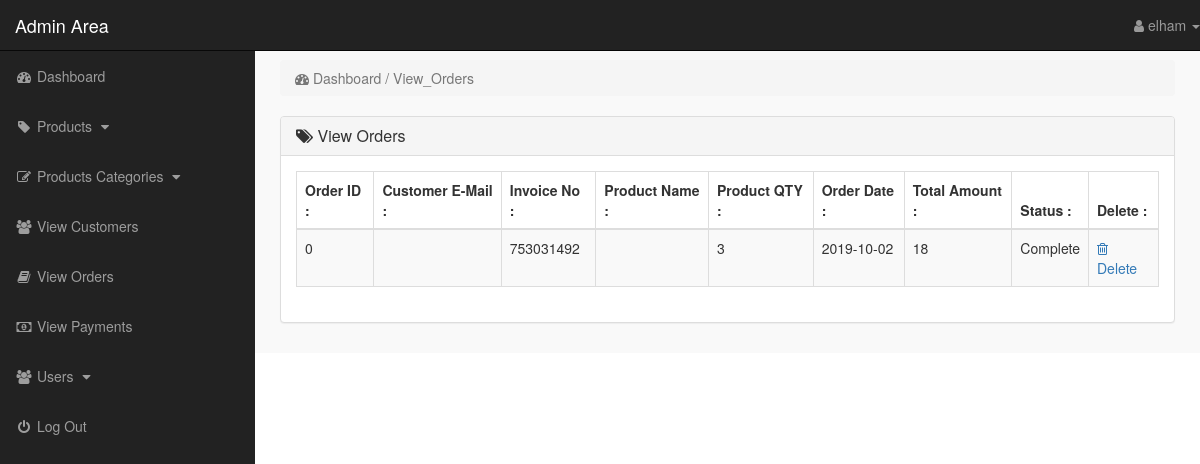
Screenshot of /dotstore/admin/index.php?view_orders (signed in) with the database file from the repository.
### tables this page shows
CREATE TABLE `pending_orders` (
  `order_id` int(10) NOT NULL,
  `customer_id` int(10) NOT NULL,
  `invoice_no` int(10) NOT NULL,
  `product_id` text NOT NULL,
  `qty` int(10) NOT NULL,
  `order_status` text NOT NULL
);

CREATE TABLE `customer_orders` (
  `order_id` int(10) NOT NULL,
  `customer_id` int(10) NOT NULL,
  `due_amount` int(100) NOT NULL,
  `invoice_no` int(100) NOT NULL,
  `qty` int(10) NOT NULL,
  `order_date` date NOT NULL,
  `order_status` text NOT NULL
);

### dotstore/admin/view_orders.php (the view, shortened to what this page needs)
<?php
if(!isset($_SESSION['admin_email'])){
    echo "<script> window.open('login.php','_self')</script>";
} else{
?>
<div class="row">
	<div class="col-lg-12">
		<ol class="breadcrumb">
			<li class="active">
				<i class="fa fa-dashboard"></i> Dashboard / View_Orders
			</li>
		</ol>
	</div>
</div>
<div class="row">
	<div class="col-lg-12">
		<div class="panel panel-default">
			<div class="panel-heading">
				<h3 class="panel-title">
				<i class="fa fa-tags"></i> View Orders
				</h3>
			</div>
			<div class="panel-body" >
				<div class="table-responsive">
					<table class="table table-striped table-bordered table-hover">
						<thead>
							<tr>
								<th> Order ID :</th>
								<th> Customer E-Mail :</th>
								<th> Invoice No :</th>
								<th> Product Name :</th>
								<th>  Product QTY :</th>
                                <th>  Order Date :</th>
								<th> Total Amount :</th>
                                <th> Status :</th>
                                <th> Delete :</th>
							</tr>
						</thead>
						<tbody>
							<?php
							  $get_orders=" select * from pending_orders ";
							  $run_orders=mysqli_query($con,$get_orders);
							  while ($row_order=mysqli_fetch_array($run_orders)) {
							  	$order_id=$row_order['order_id'];
							  	$customer_id=$row_order['customer_id'];
							  	$invoice_no=$row_order['invoice_no'];
							  	$product_id=$row_order['product_id'];
							  	$qty=$row_order['qty'];
                                $status=$row_order['order_status'];
                            $get_products=" select * from products where product_id='$product_id'";
                            $run_products=mysqli_query($con,$get_products);
                            $row_products=mysqli_fetch_array($run_products);
                            $product_title=$row_products['product_title'];
                            $get_customers=" select * from customers where customer_id='$customer_id'";
                            $run_customers=mysqli_query($con,$get_customers);
                            $row_customers=mysqli_fetch_array($run_customers);
                            $customer_email=$row_customers['customer_email'];
                            $get_customer_order=" select * from customer_orders where customer_id='$customer_id'";
                            $run_customer_order=mysqli_query($con,$get_customer_order);
                            $row_customer_order=mysqli_fetch_array($run_customer_order);
                            $order_date=$row_customer_order['order_date'];
                            $total_amount=$row_customer_order['due_amount'];
							?>
							<tr>
								<td> <?php echo $order_id ; ?></td>
								<td> <?php  echo $customer_email ; ?></td>
								<td><?php echo 	$invoice_no; ?> </td>
								<td> <?php echo $product_title ; ?></td>
								<td> <?php echo $qty; ?></td>
                                <td> <?php  echo $order_date;  ?></td>
                                <td><?php echo  $total_amount ; ?> </td>
                                <td><?php echo $status ; ?> </td>
								<td> <a href="index.php?delete_order=<?php echo $order_id; ?>">
									<i class="fa fa-trash-o"></i> Delete
								</a>
								</td>
							</tr>
							<?php
							  }
 							?>
						</tbody>
					</table>
				</div>
			</div>
		</div>
	</div>
</div>
<?php } ?>

### dotstore/admin/includes/sidebar.php (shortened to what this page needs)
<?php
if(!isset($_SESSION['admin_email'])){
    echo "<script> window.open('login.php','_self')</script>";
} else{
?>
<nav class="navbar navbar-inverse navbar-fixed-top">
    <div class="navbar-header">
        <a href="index.php?dashboard" class="navbar-brand">Admin Area</a>
    </div>
    <ul class="nav navbar-right top-nav">
        <li class="dropdown">
            <a href="#" class="dropdown-toggle" data-toggle="dropdown">
                <i class="fa fa-user"></i> <?php echo " " .$admin_name; ?> <b class="caret"></b>
            </a>
        </li>
    </ul>
    <div class="collapse navbar-collapse navbar-ex1-collapse">
        <ul class="nav navbar-nav side-nav">
            <li>
                <a href="index.php?dashboard">
                        <i class="fa fa-fw fa-dashboard"></i> Dashboard
                </a>
            </li>
            <li>
                <a href="#" data-toggle="collapse" data-target="#products">
                        <i class="fa fa-fw fa-tag"></i> Products
                        <i class="fa fa-fw fa-caret-down"></i>
                </a>
            </li>
            <li>
                <a href="#" data-toggle="collapse" data-target="#p_cat">
                        <i class="fa fa-fw fa-edit"></i> Products Categories
                        <i class="fa fa-fw fa-caret-down"></i>
                </a>
            </li>
            <li>
                <a href="index.php?view_customers">
                    <i class="fa fa-fw fa-users"></i> View Customers
                </a>
            </li>
            <li>
                <a href="index.php?view_orders">
                    <i class="fa fa-fw fa-book"></i> View Orders
                </a>
            </li>
            <li>
                <a href="index.php?view_payments">
                    <i class="fa fa-fw fa-money"></i> View Payments
                </a>
            </li>
            <li>
                <a href="#" data-toggle="collapse" data-target="#users">
                        <i class="fa fa-fw fa-users"></i> Users
                        <i class="fa fa-fw fa-caret-down"></i>
                </a>
            </li>
            <li>
                <a href="logout.php">
                    <i class="fa fa-fw fa-power-off"></i> Log Out
                </a>
            </li>
        </ul>
    </div>
</nav>
<?php
}
?>

### dotstore/admin/css/style.css (style rules this page uses)
body { margin-top: 100px; }
@media (min-width: 768px) { body { margin-top: 50px; } }
.top-nav { 0 15px; }
.top-nav>li { float: left; display: inline-block; }
.top-nav>li>a { color: #999999; line-height: 20px; padding-top: 15px; padding-bottom: 15px; }
@media (min-width: 768px) { .side-nav { position: fixed; top: 51px; bottom: 0; width: 255px; overflow-y: auto; overflow-x: hidden; background-color: #222222; padding-bottom: 40px; border-radius: 0; } }
@media (min-width: 768px) { .side-nav>li>a { width: 255px; } }
.panel-body { border-radius: 5px; }

### rows the page displays
pending_orders: order_id "0", invoice_no "753031492", qty "3", customer_orders.order_date "2019-10-02", customer_orders.due_amount "18", order_status "Complete"

### other values shown
$admin_name "elham"
